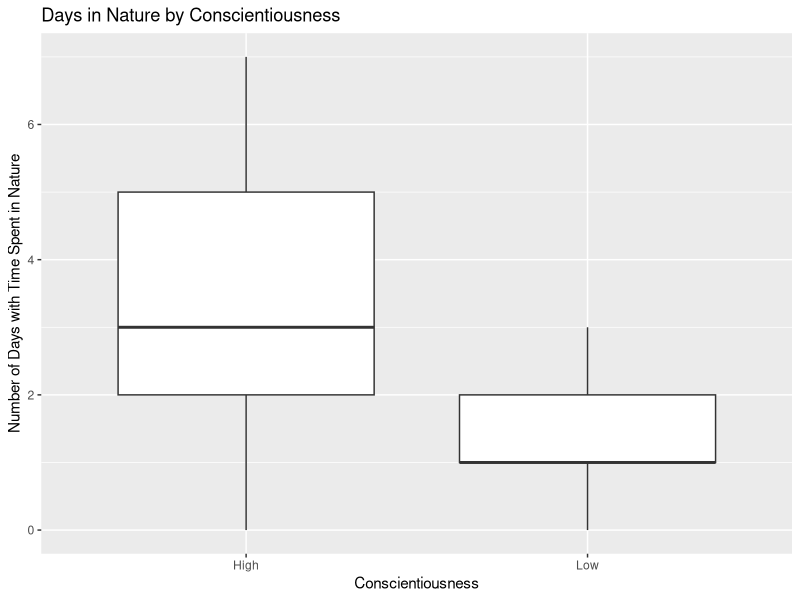
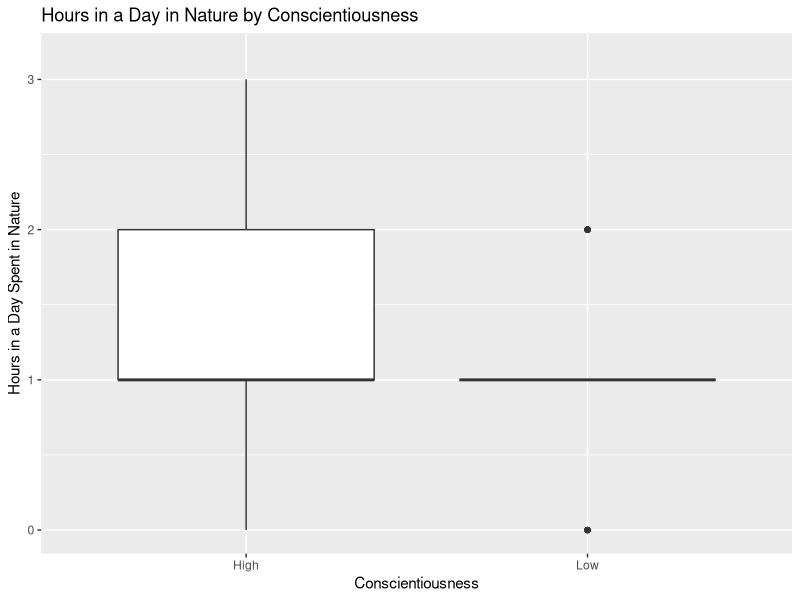
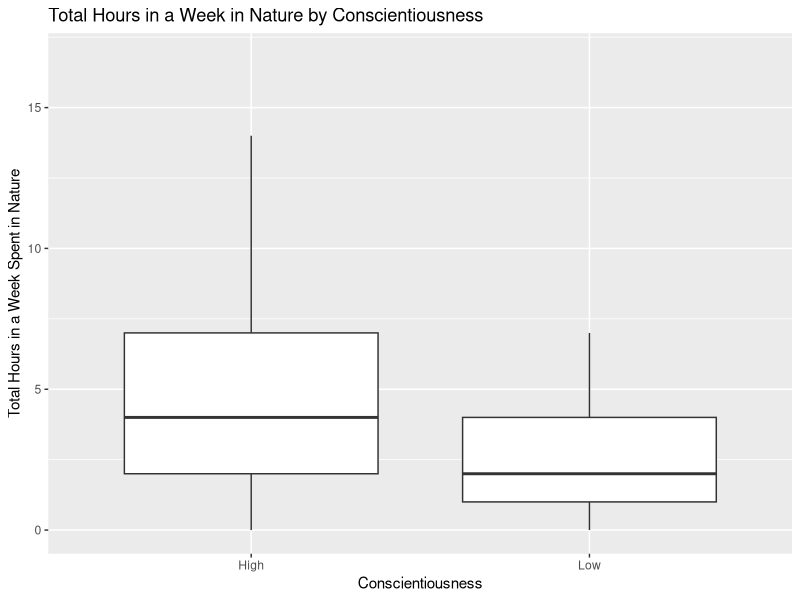
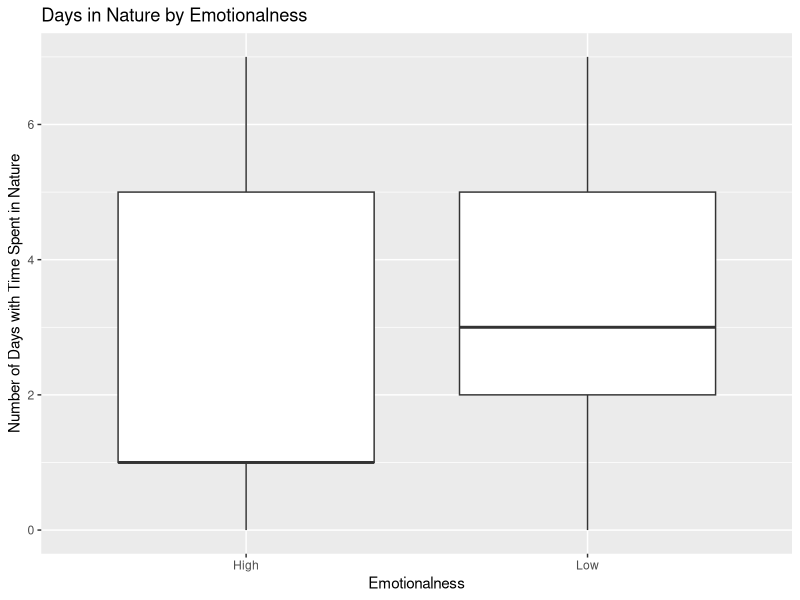
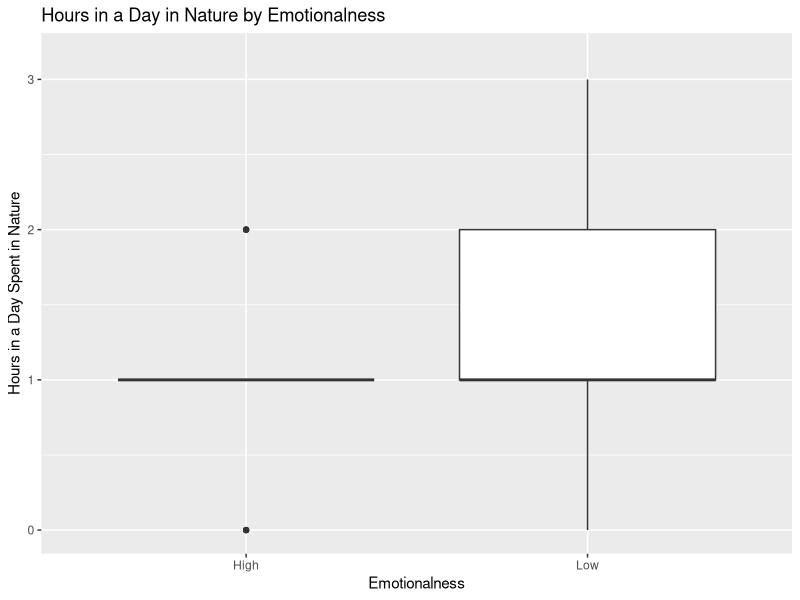
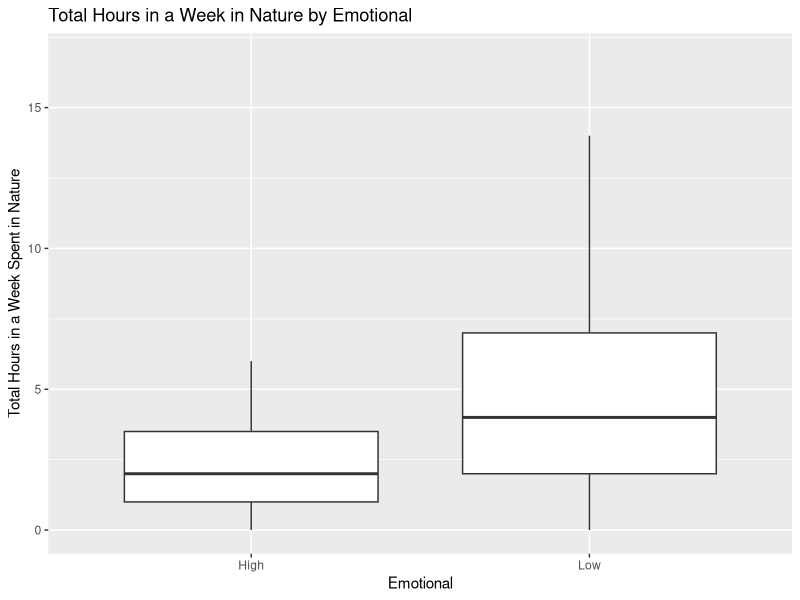
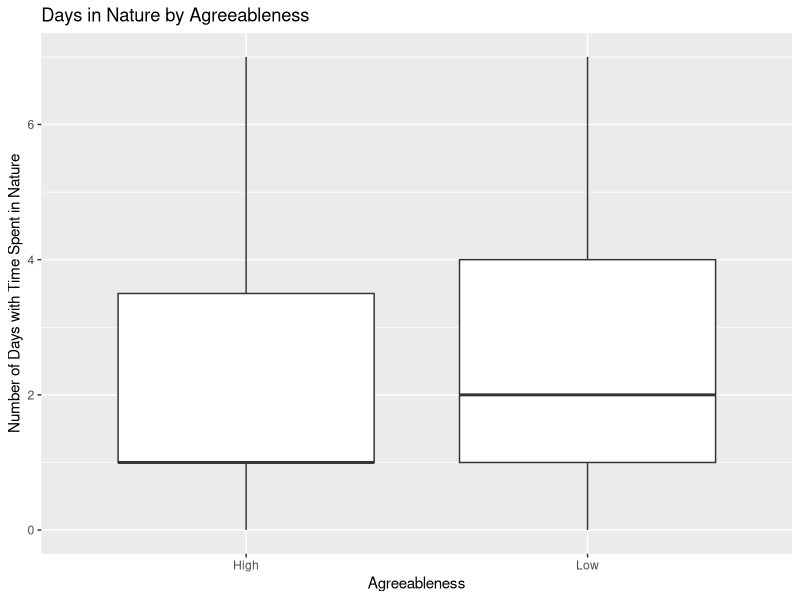
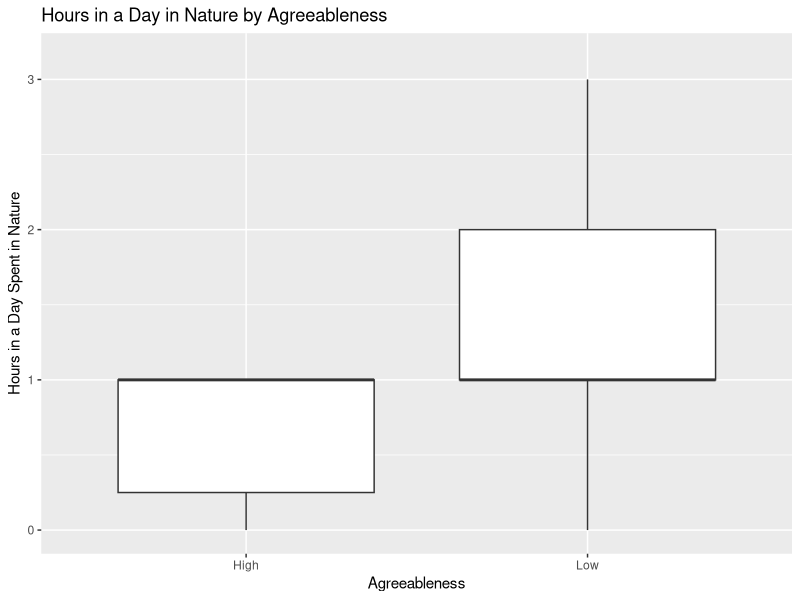

Reproduce these figures in R, in order.
## ---- chunk 1
knitr::opts_chunk$set(echo = F, warning = F, message = F)
## ---- chunk 2
library(tidyverse)
library(ggplot2)
## ---- chunk 3
prsn_data_full <- read_csv("data/data_with_personalities.csv")

prsn_data <- prsn_data_full %>% select("id","prolific_id", "c_time_in_nature_daysweek", "c_time_in_nature_hoursday", "c_time_nature_total", "pc_time_in_nature_daysweek", "pc_time_in_nature_hoursday", "pc_total_time_nature", "parkareaperperson_nq", "totalstress","totalstress1cat", "highconscientiousness", "lowconscientiousness", "highemotional", "lowemotional", "highagreeableness", "lowagreeableness", "highopenness", "lowopenness", "highextraversion", "lowextraversion")

## ---- chunk 4

sts_natureDay <- boxplot.stats(prsn_data$c_time_in_nature_daysweek)$stats
# set bounds from days in week
natureDay_ylim <- c(0, 7)  # c(sts_natureDay[2]/2,max(sts_natureDay)*1.05) 

sts_natureHour <- boxplot.stats(prsn_data$c_time_in_nature_hoursday)$stats
natureHour_ylim <- c(0, max(sts_natureHour)*1.05) # sts_natureHour[2]/2 is bottom alt

sts_natureTotal <- boxplot.stats(prsn_data$c_time_nature_total)$stats
natureTotal_ylim <- c(0, max(sts_natureTotal)*1.05) # sts_natureTotal[2]/2 is bottom alt

sts_stress <- boxplot.stats(prsn_data$totalstress)$stats
stress_ylim <- c(0, max(sts_stress)*1.05) # sts_stress[2]/2 is bottom alt

## ---- chunk 5

# creating variable for personality type that combines low and high variables to one for plotting

newvar_prsn_data <- prsn_data %>% 
  mutate(
    conscientiousness = case_when(
      highconscientiousness == 1 ~ "High",
      lowconscientiousness == 1 ~ "Low"
    ),
    emotional = case_when(
      highemotional == 1 ~ "High",
      lowemotional == 1 ~ "Low"
    ),
    agreeableness = case_when(
      highagreeableness == 1 ~ "High",
      lowagreeableness == 1 ~ "Low"
    ),
    openness = case_when(
      highopenness == 1 ~ "High",
      lowopenness == 1 ~ "Low"
    ),
    extraversion = case_when(
      highextraversion == 1 ~ "High",
      lowextraversion == 1 ~ "Low"
    ),
    pb = as.character(parkareaperperson_nq)
  )

## ---- chunk 6

consc_natureDays <-
  newvar_prsn_data %>%
  filter(!is.na(conscientiousness)) %>%
  ggplot(
         aes_string( x = 'conscientiousness', y = 'c_time_in_nature_daysweek')) + 
  geom_boxplot(outlier.shape = NA) +
  labs(
    x = "Conscientiousness",
    y = "Number of Days with Time Spent in Nature",
    title = "Days in Nature by Conscientiousness",
  )+
  ylim(natureDay_ylim)
consc_natureDays


consc_natureHours <-
  newvar_prsn_data %>%
  filter(!is.na(conscientiousness)) %>%
  ggplot(
         aes_string( x = 'conscientiousness', y = 'c_time_in_nature_hoursday')) + 
  geom_boxplot() +
  labs(
    x = "Conscientiousness",
    y = "Hours in a Day Spent in Nature",
    title = "Hours in a Day in Nature by Conscientiousness",
  )+
  ylim(natureHour_ylim)
consc_natureHours


consc_natureTotal <-
  newvar_prsn_data %>%
  filter(!is.na(conscientiousness)) %>%
  ggplot(
         aes_string( x = 'conscientiousness', y = 'c_time_nature_total')) + 
  geom_boxplot(outlier.shape = NA) +
  labs(
    x = "Conscientiousness",
    y = "Total Hours in a Week Spent in Nature",
    title = "Total Hours in a Week in Nature by Conscientiousness",
  )+
  ylim(natureTotal_ylim)
consc_natureTotal
## ---- chunk 7

emo_natureDays <-
  newvar_prsn_data %>%
  filter(!is.na(emotional)) %>%
  ggplot(
         aes_string( x = 'emotional', y = 'c_time_in_nature_daysweek')) + 
  geom_boxplot(outlier.shape = NA) +
  labs(
    x = "Emotionalness",
    y = "Number of Days with Time Spent in Nature",
    title = "Days in Nature by Emotionalness",
  )+
  ylim(natureDay_ylim)
emo_natureDays


emo_natureHours <-
  newvar_prsn_data %>%
  filter(!is.na(emotional)) %>%
  ggplot(
         aes_string( x = 'emotional', y = 'c_time_in_nature_hoursday')) + 
  geom_boxplot() +
  labs(
    x = "Emotionalness",
    y = "Hours in a Day Spent in Nature",
    title = "Hours in a Day in Nature by Emotionalness",
  )+
  ylim(natureHour_ylim)
emo_natureHours


emo_natureTotal <-
  newvar_prsn_data %>%
  filter(!is.na(emotional)) %>%
  ggplot(
         aes_string( x = 'emotional', y = 'c_time_nature_total')) + 
  geom_boxplot(outlier.shape = NA) +
  labs(
    x = "Emotional",
    y = "Total Hours in a Week Spent in Nature",
    title = "Total Hours in a Week in Nature by Emotional",
  )+
  ylim(natureTotal_ylim)
emo_natureTotal
## ---- chunk 8

agree_natureDays <-
  newvar_prsn_data %>%
  filter(!is.na(agreeableness)) %>%
  ggplot(
         aes_string( x = 'agreeableness', y = 'c_time_in_nature_daysweek')) + 
  geom_boxplot(outlier.shape = NA) +
  labs(
    x = "Agreeableness",
    y = "Number of Days with Time Spent in Nature",
    title = "Days in Nature by Agreeableness",
  )+
  ylim(natureDay_ylim)
agree_natureDays


agree_natureHours <-
  newvar_prsn_data %>%
  filter(!is.na(agreeableness)) %>%
  ggplot(
         aes_string( x = 'agreeableness', y = 'c_time_in_nature_hoursday')) + 
  geom_boxplot() +
  labs(
    x = "Agreeableness",
    y = "Hours in a Day Spent in Nature",
    title = "Hours in a Day in Nature by Agreeableness",
  )+
  ylim(natureHour_ylim)
agree_natureHours


agree_natureTotal <-
  newvar_prsn_data %>%
  filter(!is.na(agreeableness)) %>%
  ggplot(
         aes_string( x = 'agreeableness', y = 'c_time_nature_total')) + 
  geom_boxplot(outlier.shape = NA) +
  labs(
    x = "Agreeableness",
    y = "Total Hours in a Week Spent in Nature",
    title = "Total Hours in a Week in Nature by Agreeableness",
  )+
  ylim(natureTotal_ylim)
agree_natureTotal
## ---- chunk 9

open_natureDays <-
  newvar_prsn_data %>%
  filter(!is.na(openness)) %>%
  ggplot(
         aes_string( x = 'openness', y = 'c_time_in_nature_daysweek')) + 
  geom_boxplot(outlier.shape = NA) +
  labs(
    x = "Openness",
    y = "Number of Days with Time Spent in Nature",
    title = "Days in Nature by Openness",
  )+
  ylim(natureDay_ylim)
open_natureDays


open_natureHours <-
  newvar_prsn_data %>%
  filter(!is.na(openness)) %>%
  ggplot(
         aes_string( x = 'openness', y = 'c_time_in_nature_hoursday')) + 
  geom_boxplot() +
  labs(
    x = "Openness",
    y = "Hours in a Day Spent in Nature",
    title = "Hours in a Day in Nature by Openness",
  )+
  ylim(natureHour_ylim)
open_natureHours


open_natureTotal <-
  newvar_prsn_data %>%
  filter(!is.na(openness)) %>%
  ggplot(
         aes_string( x = 'openness', y = 'c_time_nature_total')) + 
  geom_boxplot(outlier.shape = NA) +
  labs(
    x = "Openness",
    y = "Total Hours in a Week Spent in Nature",
    title = "Total Hours in a Week in Nature by Openness",
  )+
  ylim(natureTotal_ylim)
open_natureTotal
## ---- chunk 10

extra_natureDays <-
  newvar_prsn_data %>%
  filter(!is.na(extraversion)) %>%
  ggplot(
         aes_string( x = 'extraversion', y = 'c_time_in_nature_daysweek')) + 
  geom_boxplot(outlier.shape = NA) +
  labs(
    x = "Extraversion",
    y = "Number of Days with Time Spent in Nature",
    title = "Days in Nature by Extraversion",
  )+
  ylim(natureDay_ylim)
extra_natureDays


extra_natureHours <-
  newvar_prsn_data %>%
  filter(!is.na(extraversion)) %>%
  ggplot(
         aes_string( x = 'extraversion', y = 'c_time_in_nature_hoursday')) + 
  geom_boxplot() +
  labs(
    x = "Extraversion",
    y = "Hours in a Day Spent in Nature",
    title = "Hours in a Day in Nature by Extraversion",
  )+
  ylim(natureHour_ylim)
extra_natureHours


extra_natureTotal <-
  newvar_prsn_data %>%
  filter(!is.na(extraversion)) %>%
  ggplot(
         aes_string( x = 'extraversion', y = 'c_time_nature_total')) + 
  geom_boxplot(outlier.shape = NA) +
  labs(
    x = "Extraversion",
    y = "Total Hours in a Week Spent in Nature",
    title = "Total Hours in a Week in Nature by Extraversion",
  )+
  ylim(natureTotal_ylim)
extra_natureTotal
## ---- chunk 11

pb_natureDays <-
  newvar_prsn_data %>%
  filter(!is.na(pb)) %>%
  ggplot(
         aes_string( x = "pb", y = 'c_time_in_nature_daysweek')) + 
  geom_boxplot(outlier.shape = NA) +
  labs(
    x = "Park Burden",
    y = "Number of Days with Time Spent in Nature",
    title = "Days in Nature by Park Burden",
  )+
  ylim(natureDay_ylim)
pb_natureDays


pb_natureHours <-
  newvar_prsn_data %>%
  filter(!is.na(pb)) %>%
  ggplot(
         aes_string( x = "pb", y = 'c_time_in_nature_hoursday')) + 
  geom_boxplot() +
  labs(
    x = "Park Burden",
    y = "Hours in a Day Spent in Nature",
    title = "Hours in a Day in Nature by Park Burden",
  )+
  ylim(natureHour_ylim)
pb_natureHours


pb_natureTotal <-
  newvar_prsn_data %>%
  filter(!is.na(pb)) %>%
  ggplot(
         aes_string( x = "pb", y = 'c_time_nature_total')) + 
  geom_boxplot(outlier.shape = NA) +
  labs(
    x = "Park Burden",
    y = "Total Hours in a Week Spent in Nature",
    title = "Total Hours in a Week in Nature by Park Burden",
  )+
  ylim(natureTotal_ylim)
pb_natureTotal
## ---- chunk 12

consc_stress <-
  newvar_prsn_data %>%
  filter(!is.na(conscientiousness)) %>%
  ggplot(
         aes_string( x = 'conscientiousness', y = 'totalstress')) + 
  geom_boxplot(outlier.shape = NA) +
  labs(
    x = "Conscientiousness",
    y = "Total Stress",
    title = "Total Stress by Conscientiousness",
  )+
  ylim(stress_ylim)
consc_stress


emo_stress <-
  newvar_prsn_data %>%
  filter(!is.na(emotional)) %>%
  ggplot(
         aes_string( x = 'emotional', y = 'totalstress')) + 
  geom_boxplot(outlier.shape = NA) +
  labs(
    x = "Emotionalness",
    y = "Total Stress",
    title = "Total Stress by Emotionalness",
  )+
  ylim(stress_ylim)
emo_stress


agree_stress <-
  newvar_prsn_data %>%
  filter(!is.na(agreeableness)) %>%
  ggplot(
         aes_string( x = 'agreeableness', y = 'totalstress')) + 
  geom_boxplot(outlier.shape = NA) +
  labs(
    x = "Agreeableness",
    y = "Total Stress",
    title = "Total Stress by Agreeableness",
  )+
  ylim(stress_ylim)
agree_stress


open_stress <-
  newvar_prsn_data %>%
  filter(!is.na(openness)) %>%
  ggplot(
         aes_string( x = 'openness', y = 'totalstress')) + 
  geom_boxplot(outlier.shape = NA) +
  labs(
    x = "Openness",
    y = "Total Stress",
    title = "Total Stress by Openness",
  )+
  ylim(stress_ylim)
open_stress


extra_stress <-
  newvar_prsn_data %>%
  filter(!is.na(extraversion)) %>%
  ggplot(
         aes_string( x = 'extraversion', y = 'totalstress')) + 
  geom_boxplot(outlier.shape = NA) +
  labs(
    x = "Extraversion",
    y = "Total Stress",
    title = "Total Stress by Extraversion",
  )+
  ylim(stress_ylim)
extra_stress


## ---- chunk 13

natureDays_Qs <- quantile(newvar_prsn_data$c_time_in_nature_daysweek, na.rm = T)
natureHours_Qs <- quantile(newvar_prsn_data$c_time_in_nature_hoursday, na.rm = T)
natureTotal_Qs <- quantile(newvar_prsn_data$c_time_nature_total, na.rm = T)

newvar_prsn_data <- newvar_prsn_data %>%
  mutate(
    natureDays_Q = case_when(
      c_time_in_nature_daysweek > natureDays_Qs[4] ~ "4",
      c_time_in_nature_daysweek > natureDays_Qs[3] ~ "3",
      c_time_in_nature_daysweek > natureDays_Qs[2] ~ "2",
      c_time_in_nature_daysweek >= natureDays_Qs[1] ~ "1"
    ),
    natureHours_Q = case_when(
      c_time_in_nature_hoursday > natureHours_Qs[4] ~ "4",
      c_time_in_nature_hoursday > natureHours_Qs[3] ~ "3",
      c_time_in_nature_hoursday > natureHours_Qs[2] ~ "2",
      c_time_in_nature_hoursday >= natureHours_Qs[1] ~ "1"
    ),
    natureTotal_Q = case_when(
      c_time_nature_total > natureTotal_Qs[4] ~ "4",
      c_time_nature_total > natureTotal_Qs[3] ~ "3",
      c_time_nature_total > natureTotal_Qs[2] ~ "2",
      c_time_nature_total >= natureTotal_Qs[1] ~ "1"
    )
  )

## ---- chunk 14
natureDays_stress <-
  newvar_prsn_data %>%
  filter(!is.na(natureDays_Q)) %>%
  ggplot(
         aes_string( x = 'natureDays_Q', y = 'totalstress')) + 
  geom_boxplot(outlier.shape = NA) +
  labs(
    x = "Quartile of Days with Time Spent in Nature",
    y = "Total Stress",
    title = "Total Stress by Quartile of Days with Time Spent in Nature",
  )+
  ylim(stress_ylim)
natureDays_stress


natureHours_stress <-
  newvar_prsn_data %>%
  filter(!is.na(natureHours_Q)) %>%
  ggplot(
         aes_string( x = 'natureHours_Q', y = 'totalstress')) + 
  geom_boxplot(outlier.shape = NA) +
  labs(
    x = "Quartile of Hours per Day Spent in Nature",
    y = "Total Stress",
    title = "Total Stress by Quartile of Hours per Day Spent in Nature",
  )+
  ylim(stress_ylim)
natureHours_stress


natureTotal_stress <-
  newvar_prsn_data %>%
  filter(!is.na(natureTotal_Q)) %>%
  ggplot(
         aes_string( x = 'natureTotal_Q', y = 'totalstress')) + 
  geom_boxplot(outlier.shape = NA) +
  labs(
    x = "Quartile of Total Time Spent in Nature",
    y = "Total Stress",
    title = "Total Stress by Quartile of Total Time Spent in Nature",
  )+
  ylim(stress_ylim)
natureTotal_stress
## ---- chunk 15
pb_stress <-
  newvar_prsn_data %>%
  filter(!is.na(pb)) %>%
  ggplot(
         aes_string( x = 'pb', y = 'totalstress')) + 
  geom_boxplot(outlier.shape = NA) +
  labs(
    x = "Park Burden",
    y = "Total Stress",
    title = "Total Stress by Park Burden",
  )+
  ylim(stress_ylim)
pb_stress


